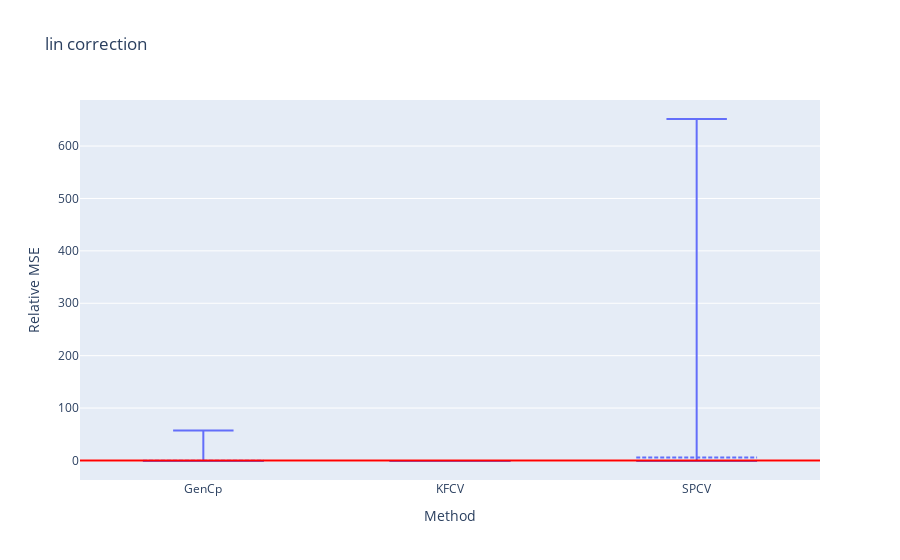

This figure's notebook cell:
### Code cell
fig_rela = px.box((df - risk) / risk, 
             labels={
                     "variable": "Method",
                     "value": "Relative MSE"
                     },
             title="lin correction",
             points=False)
fig_rela.update_traces(boxmean=True)

fig_rela.add_hline(y=0., line_color='red')

### Figure 1 — Plotly figure (JSON) as saved in the notebook; plotly's stock layout.template omitted (floating-point values rounded to 4 significant figures; data arrays with more than 128 entries replaced by an {"elided": "..."} marker saying what was removed)
{"data": [{"alignmentgroup": "True", "boxmean": true, "boxpoints": false, "hovertemplate": "Method=%{x}<br>Relative MSE=%{y}<extra></extra>", "legendgroup": "", "marker": {"color": "#636efa"}, "name": "", "notched": false, "offsetgroup": "", "orientation": "v", "showlegend": false, "type": "box", "x": {"elided": "300 str values"}, "x0": " ", "xaxis": "x", "y": {"elided": "300 float values"}, "y0": " ", "yaxis": "y"}], "layout": {"boxmode": "group", "legend": {"tracegroupgap": 0}, "shapes": [{"line": {"color": "red"}, "type": "line", "x0": 0, "x1": 1, "xref": "x domain", "y0": 0, "y1": 0, "yref": "y"}], "title": {"text": "lin correction"}, "xaxis": {"anchor": "y", "domain": [0, 1], "title": {"text": "Method"}}, "yaxis": {"anchor": "x", "domain": [0, 1], "title": {"text": "Relative MSE"}}}}
